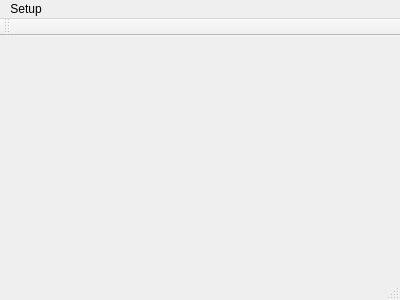
<?xml version="1.0" encoding="UTF-8"?>
<ui version="4.0">
 <class>MainWindow</class>
 <widget class="QMainWindow" name="MainWindow">
  <property name="geometry">
   <rect>
    <x>0</x>
    <y>0</y>
    <width>400</width>
    <height>300</height>
   </rect>
  </property>
  <property name="windowTitle">
   <string>MainWindow</string>
  </property>
  <widget class="QWidget" name="centralWidget"/>
  <widget class="QMenuBar" name="menuBar">
   <property name="geometry">
    <rect>
     <x>0</x>
     <y>0</y>
     <width>400</width>
     <height>25</height>
    </rect>
   </property>
   <widget class="QMenu" name="menuSetup">
    <property name="title">
     <string>Setup</string>
    </property>
    <addaction name="actionConnect"/>
   </widget>
   <addaction name="menuSetup"/>
  </widget>
  <widget class="QToolBar" name="mainToolBar">
   <attribute name="toolBarArea">
    <enum>TopToolBarArea</enum>
   </attribute>
   <attribute name="toolBarBreak">
    <bool>false</bool>
   </attribute>
  </widget>
  <widget class="QStatusBar" name="statusBar"/>
  <action name="actionConnect">
   <property name="text">
    <string>Connect</string>
   </property>
  </action>
 </widget>
 <layoutdefault spacing="6" margin="11"/>
 <resources/>
 <connections/>
</ui>
